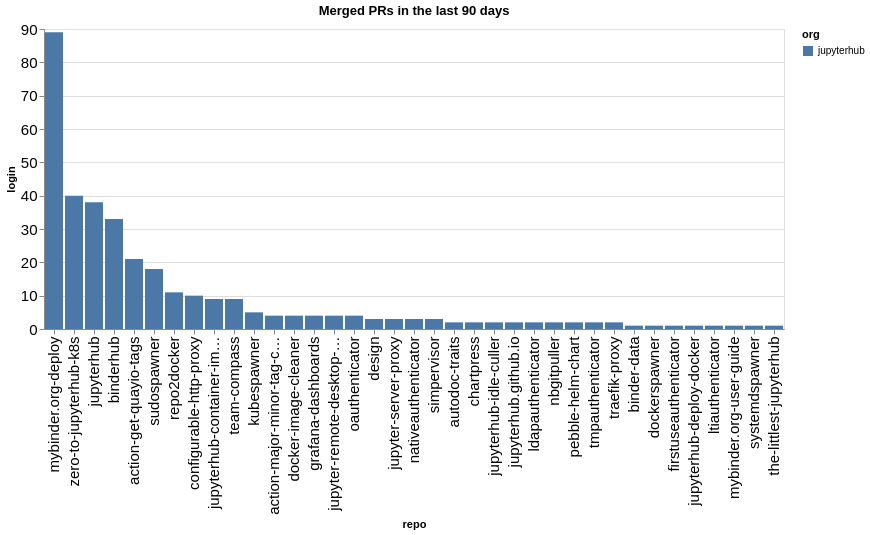

Write notebook code for a chart like this one.
### Code cell
prs_by_repo = merged.groupby(['org', 'repo']).count()['login'].reset_index().sort_values(['org', 'login'], ascending=False)
alt.Chart(data=prs_by_repo, title=f"Merged PRs in the last {n_days} days").mark_bar().encode(
    x=alt.X('repo', sort=prs_by_repo['repo'].values.tolist()),
    y='login',
    color='org'
)

### Figure 1 — Vega-Lite specification as saved in the notebook (floating-point values rounded to 4 significant figures)
{"config": {"axisLeft": {"labelFontSize": 15}, "axisBottom": {"labelFontSize": 15}}, "data": {"name": "data-33e1648457afd924cfa8bbe0fd7379fb"}, "mark": {"type": "bar"}, "encoding": {"color": {"field": "org", "type": "nominal"}, "x": {"field": "repo", "sort": ["mybinder.org-deploy", "zero-to-jupyterhub-k8s", "jupyterhub", "binderhub", "action-get-quayio-tags", "sudospawner", "repo2docker", "configurable-http-proxy", "jupyterhub-container-images", "team-compass", "kubespawner", "action-major-minor-tag-calculator", "docker-image-cleaner", "grafana-dashboards", "jupyter-remote-desktop-proxy", "oauthenticator", "design", "jupyter-server-proxy", "nativeauthenticator", "simpervisor", "autodoc-traits", "chartpress", "jupyterhub-idle-culler", "jupyterhub.github.io", "ldapauthenticator", "nbgitpuller", "pebble-helm-chart", "tmpauthenticator", "traefik-proxy", "binder-data", "dockerspawner", "firstuseauthenticator", "jupyterhub-deploy-docker", "ltiauthenticator", "mybinder.org-user-guide", "systemdspawner", "the-littlest-jupyterhub"], "type": "nominal"}, "y": {"field": "login", "type": "quantitative"}}, "title": "Merged PRs in the last 90 days", "$schema": "https://vega.github.io/schema/vega-lite/v5.20.1.json", "datasets": {"data-33e1648457afd924cfa8bbe0fd7379fb": [{"org": "jupyterhub", "repo": "mybinder.org-deploy", "login": 89}, {"org": "jupyterhub", "repo": "zero-to-jupyterhub-k8s", "login": 40}, {"org": "jupyterhub", "repo": "jupyterhub", "login": 38}, {"org": "jupyterhub", "repo": "binderhub", "login": 33}, {"org": "jupyterhub", "repo": "action-get-quayio-tags", "login": 21}, {"org": "jupyterhub", "repo": "sudospawner", "login": 18}, {"org": "jupyterhub", "repo": "repo2docker", "login": 11}, {"org": "jupyterhub", "repo": "configurable-http-proxy", "login": 10}, {"org": "jupyterhub", "repo": "jupyterhub-container-images", "login": 9}, {"org": "jupyterhub", "repo": "team-compass", "login": 9}, {"org": "jupyterhub", "repo": "kubespawner", "login": 5}, {"org": "jupyterhub", "repo": "action-major-minor-tag-calculator", "login": 4}, {"org": "jupyterhub", "repo": "docker-image-cleaner", "login": 4}, {"org": "jupyterhub", "repo": "grafana-dashboards", "login": 4}, {"org": "jupyterhub", "repo": "jupyter-remote-desktop-proxy", "login": 4}, {"org": "jupyterhub", "repo": "oauthenticator", "login": 4}, {"org": "jupyterhub", "repo": "design", "login": 3}, {"org": "jupyterhub", "repo": "jupyter-server-proxy", "login": 3}, {"org": "jupyterhub", "repo": "nativeauthenticator", "login": 3}, {"org": "jupyterhub", "repo": "simpervisor", "login": 3}, {"org": "jupyterhub", "repo": "autodoc-traits", "login": 2}, {"org": "jupyterhub", "repo": "chartpress", "login": 2}, {"org": "jupyterhub", "repo": "jupyterhub-idle-culler", "login": 2}, {"org": "jupyterhub", "repo": "jupyterhub.github.io", "login": 2}, {"org": "jupyterhub", "repo": "ldapauthenticator", "login": 2}, {"org": "jupyterhub", "repo": "nbgitpuller", "login": 2}, {"org": "jupyterhub", "repo": "pebble-helm-chart", "login": 2}, {"org": "jupyterhub", "repo": "tmpauthenticator", "login": 2}, {"org": "jupyterhub", "repo": "traefik-proxy", "login": 2}, {"org": "jupyterhub", "repo": "binder-data", "login": 1}, {"org": "jupyterhub", "repo": "dockerspawner", "login": 1}, {"org": "jupyterhub", "repo": "firstuseauthenticator", "login": 1}, {"org": "jupyterhub", "repo": "jupyterhub-deploy-docker", "login": 1}, {"org": "jupyterhub", "repo": "ltiauthenticator", "login": 1}, {"org": "jupyterhub", "repo": "mybinder.org-user-guide", "login": 1}, {"org": "jupyterhub", "repo": "systemdspawner", "login": 1}, {"org": "jupyterhub", "repo": "the-littlest-jupyterhub", "login": 1}]}}
